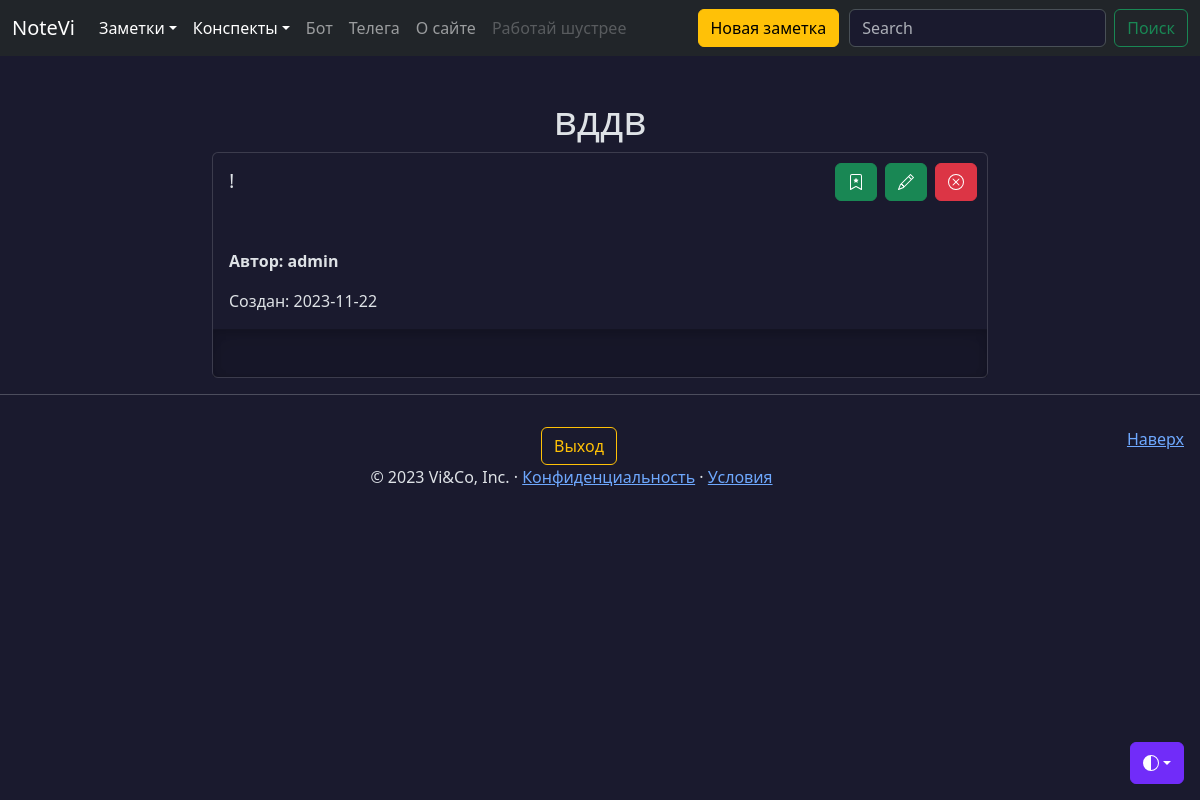
Screenshot of /notes/1 (signed in) with the database file from the repository.
### models.py (models this page shows, shortened)
class Note(db.Model):
    id = db.Column(db.Integer, primary_key=True)
    title = db.Column(db.String(100), nullable=False, default=' ')
    intro = db.Column(db.String(200), nullable=False, default=' ')
    text = db.Column(db.Text, nullable=False, default=' ')
    user_id = db.Column(db.Integer,
                        db.ForeignKey('user.id'),)
    data = db.Column(db.Date, nullable=False, default=datetime.utcnow)
    favorites = db.relationship('User',
                                secondary='favorites',
                                backref=db.backref('favorite_notes',
                                                   lazy=True),
                                lazy='subquery')
    public = db.Column(db.String(8), default=None)
    files = db.relationship('File',
                            secondary='note_file',
                            lazy='subquery',
                            backref=db.backref('notes',
                                               lazy=True))
    @classmethod
    def get_by_id(cls, id_) -> 'Note':
        return cls.query.session.get(cls, id_)

class User(db.Model, UserMixin):
    id = db.Column(db.Integer, primary_key=True)
    username = db.Column(
        db.String(64), index=True, unique=True, nullable=False
    )
    email = db.Column(db.String(120), index=True, unique=True, nullable=False)
    password_hash = db.Column(db.String(255), nullable=False)
    notes = db.relationship('Note',
                            backref='author',
                            lazy='dynamic',
                            cascade='all, delete')
    created_on = db.Column(db.DateTime(), default=datetime.utcnow)
    updated_on = db.Column(
        db.DateTime(), default=datetime.utcnow, onupdate=datetime.utcnow
    )
    is_active = db.Column(db.Boolean(), default=True)
    conspects = db.relationship('Conspect',
                                backref='author',
                                lazy='dynamic',
                                cascade='all, delete'
                                )
    def is_favorite(self, note):
        if not self.favorite_notes:
            return False
        return note in self.favorite_notes
    def is_author(self, instance):
        return self.id == instance.user_id

### views/notes.py (the view)
@app.route('/notes/<int:id>')
def note(id):
    note = Note.get_by_id(id)
    if not note:
        return redirect(url_for('notes'))
    if not note:
        flash('Заметка не найдена', 'danger')
        return redirect(url_for('notes'))
    return render_template('note.html', note=note)

### models.py (called while the page is built)
@login_manager.user_loader
def load_user(user_id):
    return db.session.query(User).get(user_id)

### templates/note.html (shortened to what this page needs)
{% extends 'base.html' %}
{% block content %}
<div class="container mt-5 col-lg-8">
  <h1 style="text-align: center; word-wrap: break-word;">{{ note.title }}</h1>
  <div class="card">
    <div class="card-body container">
      <h5 class="card-title col-8">{{ note.intro }}</h5>
      <il class="align-self-end">{% include 'includes/btn.html' %}</il>
    </div>
    <div class="card-body">
      <p><b>Автор: {{ note.author.username }}</b></p>
      <note class="date">Cоздан: {{ note.data }}</note>
    </div>
    <div class="b-example-divider" style="width: 100%;"></div>
  </div>
</div>
{% endblock %}

### static/css/base.css (style rules this page uses)
body { padding-top: 3rem; color: rgb(var(--bs-tertiary-color-rgb)); display: flex; flex-direction: column; height: 100%; }
.b-example-divider { width: 100%; height: 3rem; background-color: rgba(0, 0, 0, .1); border: solid rgba(0, 0, 0, .15); border-width: 1px 0; box-shadow: inset 0 .5em 1.5em rgba(0, 0, 0, .1), inset 0 .125em .5em rgba(0, 0, 0, .15); }
p { white-space: pre-line; }

### rows the page displays
Note: title "вддв", intro "!", data "2023-11-22"
User: author.username "admin"
